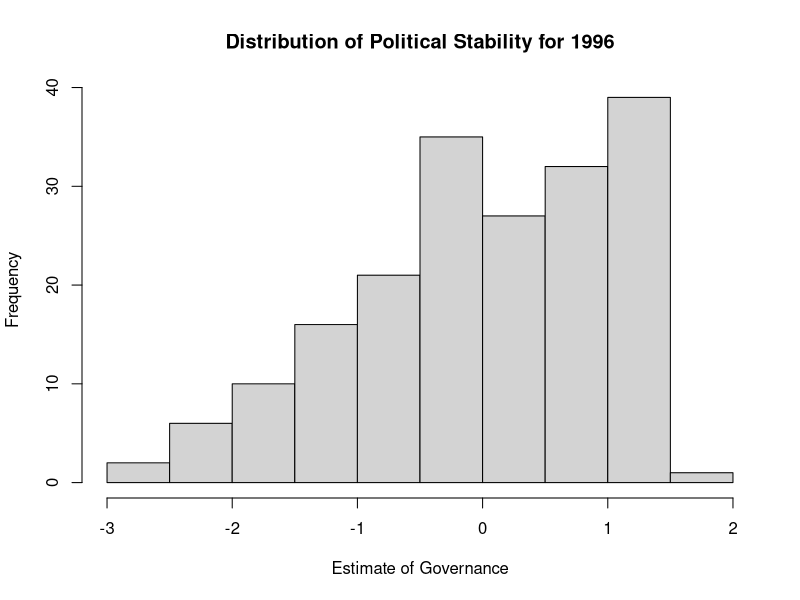
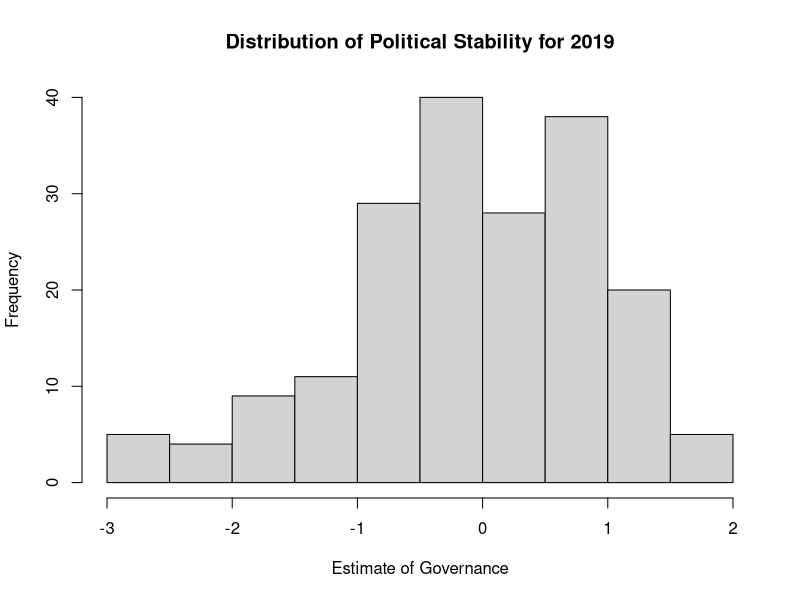

Recreate these plots in R, in order.
## ---- chunk 1
library(readxl)
library(tidyverse)
stability<-read_excel('stability.xlsx') # arguments with read_excel

stability%>%
  filter_all(all_vars(.!= '#N/A')) -> stability

pivot_longer(stability, cols = names(stability[,3:ncol(stability)]))

head(stability)


## ---- chunk 2
hist(as.numeric(stability$`1996...3`[2:nrow(stability)]), main = "Distribution of Political Stability for 1996", xlab = "Estimate of Governance")


hist(as.numeric(stability$`2019...123`[2:nrow(stability)]), main = "Distribution of Political Stability for 2019", xlab = "Estimate of Governance")
